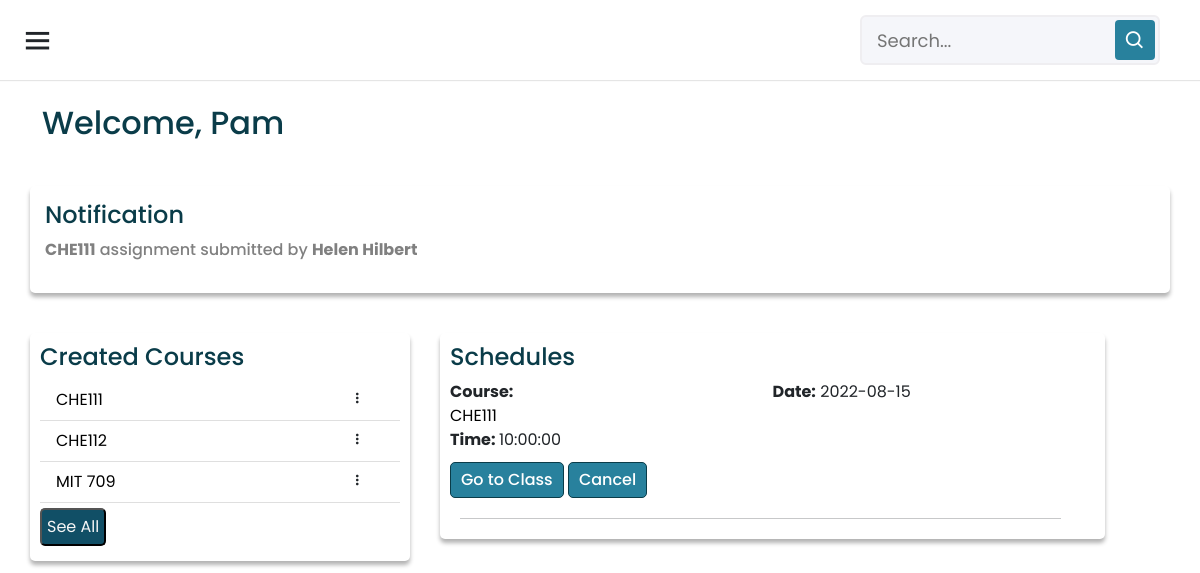
Screenshot of /teacher_dashboard_tab.php?id=1 (signed in) with the database file from the repository.
### tables this page shows
CREATE TABLE `users` (
  `id` int(6) NOT NULL,
  `email` varchar(25) NOT NULL,
  `first_name` varchar(25) NOT NULL,
  `last_name` varchar(25) NOT NULL,
  `password` varchar(225) NOT NULL,
  `gender` varchar(25) NOT NULL,
  `role` varchar(50) NOT NULL,
  `lastLogin` timestamp(6) NOT NULL DEFAULT current_timestamp(6),
  `regDate` timestamp(6) NOT NULL DEFAULT current_timestamp(6),
  `image` text NOT NULL
);

CREATE TABLE `assignment` (
  `id` int(11) NOT NULL,
  `userID` int(11) NOT NULL,
  `course_code` varchar(10) NOT NULL,
  `file_name` varchar(50) NOT NULL,
  `file_path` varchar(50) NOT NULL,
  `description` varchar(255) NOT NULL,
  `submit_time` timestamp NOT NULL DEFAULT current_timestamp() ON UPDATE current_timestamp()
);

CREATE TABLE `courses` (
  `id` int(11) NOT NULL,
  `userID` int(11) NOT NULL,
  `course_code` varchar(50) NOT NULL,
  `course_title` varchar(255) NOT NULL,
  `credit_load` int(11) NOT NULL,
  `course_description` varchar(255) NOT NULL,
  `course_outline` varchar(5000) NOT NULL
);

CREATE TABLE `schedule_class` (
  `id` int(11) NOT NULL,
  `teacher_id` int(6) NOT NULL,
  `course_code` varchar(20) NOT NULL,
  `date` date NOT NULL,
  `time` time NOT NULL
);

### image_upload.php (called while the page is built, shortened)
<?php
    $id = $_SESSION['id'];
?>

### user.php (called while the page is built, shortened)
<?php
$sql = "SELECT * FROM users WHERE id=".$id;
        $result = $conn->query($sql);
        if ($result->num_rows > 0) {
            while($row = $result->fetch_assoc()) {
               $firstname = $row["first_name"];
            }
        }else{
            echo "user does not exist";
        }
?>

### display_teacher_course.php (the view, shortened to what this page needs)
          <form method='post' action="course_reg_list.php">
          <div class='list-group-item course-list'>
            <div class='row' name='id'>
            <div class='col-lg-10 col-md-10 col-sm-10 col-xs-3'>
            <input type="" name="course" id="course-row" value="<?php echo $course; ?>" readonly><br>
            </div>
            <div class='col-lg-2 col-md-2 col-sm-1 col-xs-1 dropdown dropbtn'>
            <i class='bx bx-dots-vertical-rounded' id='dropdownMenuButton' data-toggle='dropdown' aria-haspopup='true' aria-expanded='false'></i>
</form>
                </div>
                </div>
              </div>

### teacher_dashboard_tab.php (shortened to what this page needs)
<?php
include('teacher_dashboard.php');
?>
<div class="container sub-section dashboard-tab">
<h2 class="mb-4">Welcome, <?php echo ucfirst($firstname);?></h2>
    <div class="row">
        <div class="col-lg-12 col-md-4 col-sm-10 notification-box">
            <h4>Notification</h4>
            <?php include('dashboard_notification.php');?>
        </div>
    </div>
    <div class="row">
        <div class="col-lg-4 col-md-4 col-sm-10 course-box">
           <h4>Created Courses</h4>
           <?php
                      $query = $conn->query("SELECT * FROM courses WHERE userID = $id ORDER BY course_code ASC LIMIT 3");
                      if($query->num_rows > 0){
                          while($row = $query->fetch_assoc()){
                              $course = $row["course_code"];
            ?>
            <?php include('display_teacher_course.php');?>
                       <?php
                         }
                        }
                         else{
                               echo
                               "<div class='alert alert-warning' role='alert'>
                         no course has been created yet
                       </div>";
                         }
          ?>
            <button class="button-see-all">
            <a class="" href="teacher_course_list.php">See All</a>
            </button>
        <div class="col-lg-7 col-md-4 col-sm-10 schedule-box">
            <h4>Schedules</h4>
            <?php
                      $query = $conn->query("SELECT * FROM schedule_class WHERE teacher_id = $id ORDER BY course_code ASC");
                      if($query->num_rows > 0){
                          while($row = $query->fetch_assoc()){
            ?>
            <?php include('schedule_tab.php');?>
                       <?php
                         }
                        }
                         else{
                               echo
                               "<div class='alert alert-warning' role='alert'>
                         no class has been scheduled yet
                       </div>";
                         }
          ?>
        </div>
    </div>

### dashboard_notification.php (shortened to what this page needs)
<div class="row">
    <div class="col-lg-12">
        <?php
        include('connect.php');
        $id = $_SESSION['id'];
        $sql = mysqli_query($conn, "SELECT * FROM courses WHERE userID='$id' LIMIT 3");
        if(mysqli_num_rows($sql) > 0){
            while($data = mysqli_fetch_assoc($sql)){
                $course = $data['course_code'];
            include('dashboard_assignment_notification.php');
        }
        }
        ?>
    </div>
</div>

### dashboard_assignment_notification.php (shortened to what this page needs)
<?php
                $assign = mysqli_query($conn, "SELECT * FROM assignment WHERE course_code='$course' ORDER BY id DESC LIMIT 2");
                if(mysqli_num_rows($assign) > 0){
                    while($row = mysqli_fetch_assoc($assign)){
                        $assign_course = $row['course_code'];
                        $user_id = $row['userID'];
                        $student = mysqli_query($conn, "SELECT * FROM users WHERE id = '$user_id'");
                        if(mysqli_num_rows($student) > 0){
                            while($get = mysqli_fetch_assoc($student)){
                                $firstname = $get["first_name"];
                                $lastname =$get["last_name"];
                            }
                            ?>
                            <div class='row'>
                            <div class='col-lg-12'>
                                <p> <b><?php echo $assign_course; ?></b> assignment submitted by <b><?php echo $firstname,'&nbsp;',  $lastname?></b> </p>
                            </div>
                        </div>
                        <?php
                        }else{
                            echo 'user not found';
                        }
                    }
                }
?>

### schedule_tab.php (shortened to what this page needs)
<div class="row schedule-data">
          <?php
          $query = $conn->query("SELECT * FROM schedule_class WHERE teacher_id = $id ORDER BY course_code DESC");
          if($query->num_rows > 0){
              while($row = $query->fetch_assoc()){
                  $course_code = $row["course_code"];
                  $time = $row['time'];
                  $date = $row['date'];
include('schedule_info.php');
              }
              }else{
               echo "<div class='alert alert-warning no-schedule' role='alert'>
                no class has been scheduled yet
              </div>";
             }
          ?>
</div>

### schedule_info.php
<link rel='stylesheet' type='text/css' media='screen' href='css/class.css?v=<?php echo time(); ?>'>
 <div class="row">
        <div class="col-lg-12">
    <form action="teacher_schedule.php" method="POST">
            <div class="row">
                <div class="col-lg-6">
                <span><b>Course:</b> <input type="text" name="course-code" value="<?php echo $course_code; ?>" class="schedule-course" readonly> </span>
                </div>
                <div class="col-lg-4">
                <span><b>Date:</b> <?php echo $date; ?></span>
                </div>
                <div class="col-lg-3">
                <span><b>Time: </b><?php echo $time; ?></span>
                </div>
            </div>
    <button type="submit" name="start" class="schedule-button"> Go to Class</button>
    <button type="submit" name="cancel" id="cancel" class="schedule-button">Cancel</button>
</form>
      <hr class="schedule-hr">
    </div>

### css/dashboard.css (style rules this page uses)
* { margin: 0; padding: 0; box-sizing: border-box; font-family: 'Poppins', sans-serif; }
h2, h3, h4 { color: #0a3c49; }
.sub-section { margin: 0 auto; position: relative; padding-top: 104px; }
@media (max-width: 1240px) { .sub-section { width: calc(100% - 60px); } }
.course-box { box-shadow: 0px 4px 4px rgba(0, 0, 0, 0.3); border-radius: 5px; padding: 10px; margin: 20px 30px 20px 0; height: fit-content; }
.schedule-box { box-shadow: 0px 4px 4px rgba(0, 0, 0, 0.3); border-radius: 5px; padding: 10px; margin: 20px 0 20px 0px; height: fit-content; }
.button-see-all { background: #114f66; color: #f5f5f5; padding: 5px; border-radius: 5px; margin: 5px auto; text-align: center; }
.button-see-all a { text-decoration: none; color: #f5f5f5; }
.notification-box { box-shadow: 0px 4px 4px rgba(0, 0, 0, 0.3); border-radius: 5px; padding: 15px; margin: 20px 0; }
.notification-box p, .schedule-box .no-schedule { color: gray; font-weight: 500; }
.schedule-button, .assignment-button, .course-details-btn { border-radius: 5px; padding: 5px 10px; background: #28819d; color: white; font-weight: 500; border: 1px solid #0a3c49; margin: 10px 0; }
.schedule-hr, .notification-hr { margin: 10px; }

### css/courses.css (style rules this page uses)
#course-row, #file-row, #modal-input, .modal-input, .coursecode-row, .schedule-course, #general-library-course, #student-general-library-course { border: none; background: transparent; }
.course-list { border-top: none; border-right: none; border-left: none; }

### rows the page displays
users: first_name "Pam"
courses: course "CHE111"
assignment: course_code "CHE111", userID.first_name "Helen", userID.last_name "Hilbert"
courses: course "CHE112"
courses: course "MIT 709"
schedule_class: course-code "CHE111", date "2022-08-15", time "10:00:00"
